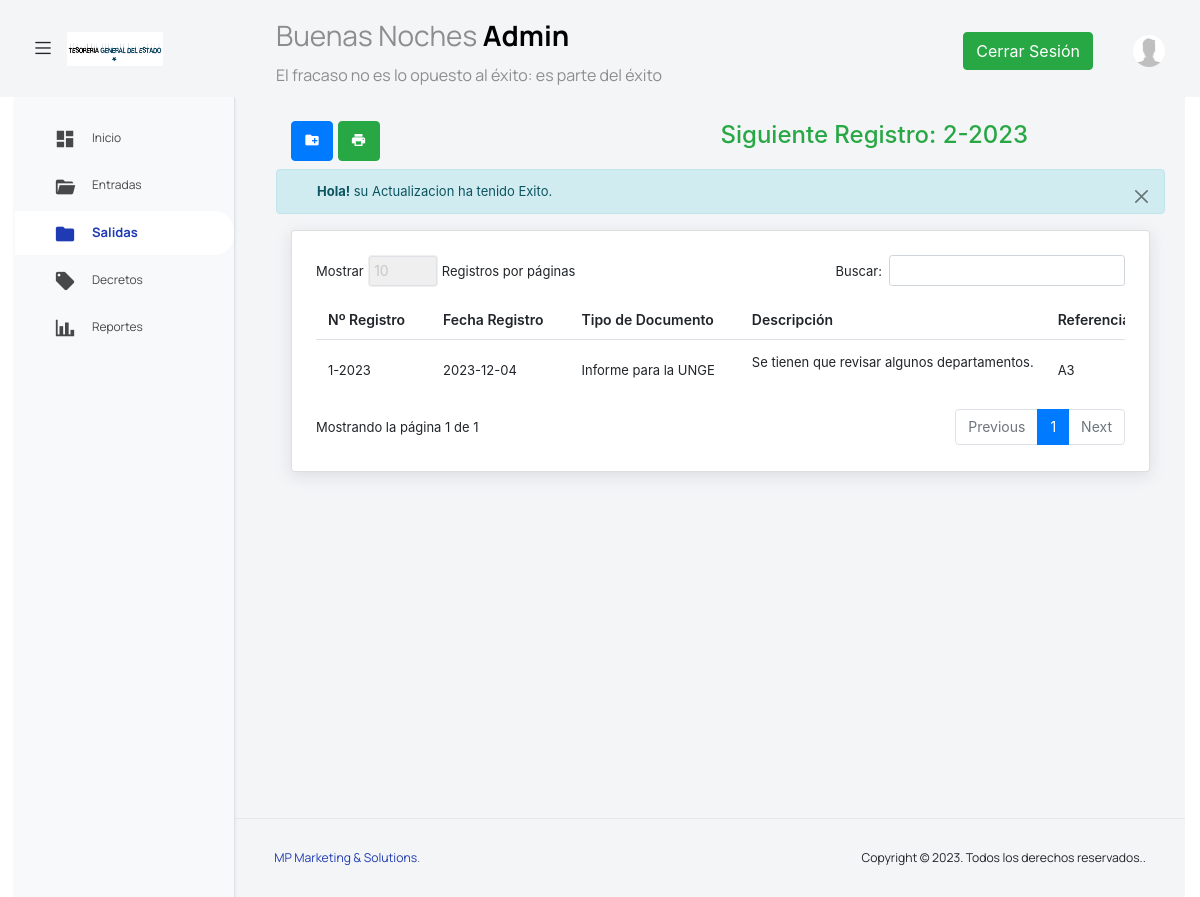
Page /users/salidas.php?mensaje=actualizado (signed in) on the committed database.
### tables this page shows
CREATE TABLE `salidas` (
  `Id` int(10) NOT NULL,
  `NumRegistro` varchar(8) DEFAULT NULL,
  `FechaRegistro` date DEFAULT NULL,
  `TipoDoc` varchar(50) DEFAULT NULL,
  `Archivo` varchar(15) DEFAULT NULL,
  `Descripcion` text DEFAULT NULL,
  `PalabrasClaves` text DEFAULT NULL,
  `FechaFirma` date DEFAULT NULL,
  `Importe` varchar(20) DEFAULT NULL,
  `Entrada` varchar(20) NOT NULL,
  `Referencia` int(5) DEFAULT NULL,
  `Usuario` int(3) DEFAULT NULL
);

CREATE TABLE `referencias` (
  `Id` int(5) NOT NULL,
  `Nombre` varchar(100) DEFAULT NULL,
  `Codigo` varchar(10) DEFAULT NULL
);

### componentes/tabla_salidas.php (the view, shortened to what this page needs)
<?php
$sql_numero="SELECT * FROM salidas ORDER BY id DESC LIMIT 1";
$sql_resultado= mysqli_query($conn, $sql_numero);
$fila_numero= mysqli_fetch_assoc($sql_resultado);
$numero_instituciones= mysqli_num_rows($sql_resultado);
if($numero_instituciones==0){
    $fech=date("Y");
   $ultimo_registro1= 1;
   $ultimo_registro="-".$fech;
}else{
$ultimo_registro= substr($fila_numero['NumRegistro'],0,1);
$ultimo_registro1= $ultimo_registro +1;
$ultimo_registro= substr($fila_numero['NumRegistro'],1,6);
}
?>
<div class="row">
    <div class="col-lg-6 mb-2">
        <a href="../users/nuevaSalida.php" class="btn btn-primary"><i class="mdi mdi-folder-plus"></i></a>
        <a href="../fpdf/salidas.php" target="__blanck" class="btn btn-success"><i class="mdi mdi-printer"></i></a>
    </div>
    <div class="col-lg-6">
                <h4 class="card-title text-success">Siguiente Registro: <?php  echo $ultimo_registro1 . $ultimo_registro;   ?></h4>
    </div>
</div>
<?php
if (isset($_GET['mensaje']) and $_GET['mensaje'] == 'actualizado') {
?>
    <div class="alert alert-info alert-dismissible fade show" role="alert">
        <strong> Hola!</strong> su Actualizacion ha tenido Exito.
        <button type="button" class="btn-close" data-bs-dismiss="alert" aria-label="Close"></button>
    </div>
<?php
}
?>
<div class="col-lg-12 grid-margin stretch-card">
    <div class="card">
        <div class="card-body">
            <div class="table-responsive">
                <table id="myTable" class="table table-hover">
                    <thead>
                        <tr>
                            <th>Nº Registro</th>
                            <th>Fecha Registro</th>
                            <th>Tipo de Documento</th>
                            <th>Descripción</th>
                            <th>Referencia</th>
                        </tr>
                    </thead>
                    <tbody>
                        <?php while ($row_entradas = $salidas->fetch_assoc()) {  ?>
                            <tr>
                                <td> <?= $row_entradas['NumRegistro']; ?></td>
                                <td> <?= $row_entradas['FechaRegistro']; ?></td>
                                <td> <?= $row_entradas['TipoDoc']; ?></td>
                                <td> <?= $row_entradas['Descripcion']; ?></td>
                                <?php
                                $procedencia = $row_entradas['Referencia'];
                                $buscarProcedencia = "SELECT * FROM referencias WHERE Id = '$procedencia'";
                                $Resultprocedencia = $conn->query($buscarProcedencia);
                                while ($filasEntradas = $Resultprocedencia->fetch_assoc()) {
                                ?>
                                    <td> <?= $filasEntradas['Codigo']; ?></td>
                                <?php  } ?>
                            </tr>
                        <?php } ?>
                    </tbody>
                </table>
            </div>
        </div>
    </div>
</div>

### componentes/head.php (style rules this page uses)
.table th, .table td { vertical-align: middle; }
.table th { font-weight: 600; }

### rows in the picture
salidas: NumRegistro "2", NumRegistro "-2023", NumRegistro "1-2023", FechaRegistro "2023-12-04", TipoDoc "Informe para la UNGE", Descripcion "Se tienen que revisar algunos departamentos."
referencias: Codigo "A3"

### other values in the picture
$saludo "Buenas Noches"
$usuario "Admin"
